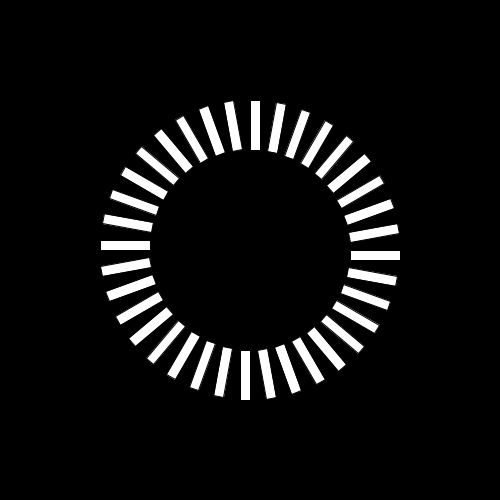
Frame 1 (no input)
Frame 60 (the mouse pressed at the canvas centre just before this capture): identical to frame 1, image omitted
Frame 120 (the mouse held since frame 60 and released just before this capture): identical to frame 1, image omitted

The Processing sketch that drew this single still picture (run headless with seeded random() and noise(); from frame 60 on, the mouse is pressed at the canvas centre):

// Processing sketch: cuadradosConcentricos
// ── cuadradosConcentricos.pde
void setup(){
  size(500,500);
}

void draw(){
  background(0);
  for(int i=0;i<36;i++){
    pushMatrix();
    translate(width/2, height/2);
    rotate(radians(10*i));
    rect(100,0,50,10);
    popMatrix();
  }
}
